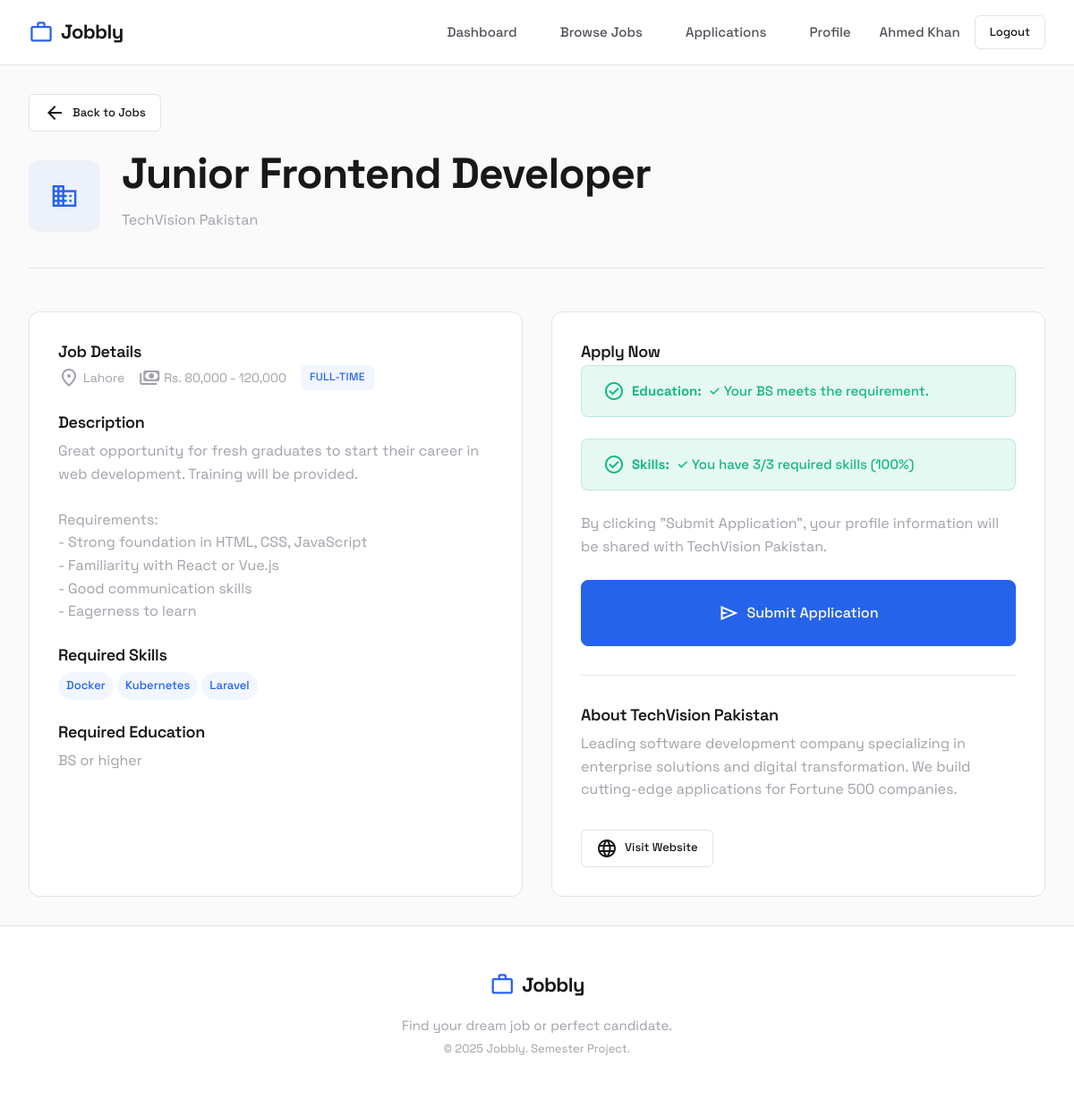
The app's page /seeker/apply.php?job=2 (signed in) with its own data.
### tables this page shows
CREATE TABLE jobs (
    job_id INT AUTO_INCREMENT PRIMARY KEY,
    company_id INT NOT NULL,
    title VARCHAR(255) NOT NULL,
    description TEXT,
    location VARCHAR(255),
    salary_min INT,
    salary_max INT,
    job_type ENUM('full-time', 'part-time', 'internship', 'contract', 'remote') DEFAULT 'full-time',
    required_skills TEXT,
    required_education ENUM('Matric', 'Inter', 'BS', 'MS', 'PhD') DEFAULT 'Matric',
    posted_date TIMESTAMP DEFAULT CURRENT_TIMESTAMP,
    status ENUM('active', 'closed') DEFAULT 'active',
    FOREIGN KEY (company_id) REFERENCES companies(company_id) ON DELETE CASCADE
);

CREATE TABLE companies (
    company_id INT AUTO_INCREMENT PRIMARY KEY,
    user_id INT NOT NULL UNIQUE,
    company_name VARCHAR(255) NOT NULL,
    description TEXT,
    logo_url VARCHAR(255),
    website VARCHAR(255),
    contact_no VARCHAR(50),
    FOREIGN KEY (user_id) REFERENCES users(user_id) ON DELETE CASCADE
);

CREATE TABLE seekers (
    seeker_id INT AUTO_INCREMENT PRIMARY KEY,
    user_id INT NOT NULL UNIQUE,
    full_name VARCHAR(255) NOT NULL,
    pfp VARCHAR(255),
    resume_url VARCHAR(255),
    experience TEXT,
    education ENUM('Matric', 'Inter', 'BS', 'MS', 'PhD') DEFAULT 'Matric',
    FOREIGN KEY (user_id) REFERENCES users(user_id) ON DELETE CASCADE
);

### seeker/apply.php (the view, shortened to what this page needs)
<?php
$jobId = $_GET['job'] ?? null;
$db = getDB();
$seekerId = $_SESSION['seeker_id'];
$job = getJobById($jobId);
$stmt = $db->prepare("SELECT education FROM seekers WHERE seeker_id = ?");
$stmt->execute([$seekerId]);
$seekerEducation = $stmt->fetchColumn();
$seekerSkills = getSeekerSkillIdsArray($seekerId);
$educationEligible = meetsEducationRequirement($seekerEducation, $job['required_education']);
$skillMatch = getSkillMatchInfo($job['required_skills'], $seekerSkills);
$skillsEligible = $skillMatch['required'] == 0 || $skillMatch['percentage'] >= 50;
$isEligible = $educationEligible && $skillsEligible;
require_once __DIR__ . '/../includes/header.php';
?>
<div class="page-header">
    <a href="<?= SITE_URL ?>/seeker/browse-jobs.php" class="btn btn-sm mb-md">
        <span class="material-symbols-outlined">arrow_back</span>
        Back to Jobs
    </a>
    <div style="display: flex; align-items: center; gap: var(--space-lg);">
        <?= companyLogo($job['logo_url'], 'lg') ?>
        <div>
            <h1 class="page-title"><?= e($job['title']) ?></h1>
            <p class="page-subtitle"><?= e($job['company_name']) ?></p>
        </div>
    </div>
</div>
<div class="grid grid-2">
    <div class="card">
        <h3 class="card-title mb-lg">Job Details</h3>
        <div class="card-meta mb-lg">
            <span class="card-meta-item">
                <span class="material-symbols-outlined">location_on</span>
                <?= e($job['location'] ?: 'Remote') ?>
            </span>
            <span class="card-meta-item">
                <span class="material-symbols-outlined">payments</span>
                <?= formatSalary($job['salary_min'], $job['salary_max']) ?>
            </span>
            <span class="badge <?= getJobTypeBadge($job['job_type']) ?>"><?= e($job['job_type']) ?></span>
        </div>
        <h4 class="mb-sm">Description</h4>
        <p class="text-muted mb-lg"><?= nl2br(e($job['description'])) ?></p>
        <?php if ($job['required_skills']): ?>
        <h4 class="mb-sm">Required Skills</h4>
        <div class="skill-tags mb-lg">
            <?php foreach (getSkillNames($job['required_skills']) as $skill): ?>
                <span class="skill-tag"><?= e($skill) ?></span>
            <?php endforeach; ?>
        </div>
        <?php endif; ?>
        <h4 class="mb-sm">Required Education</h4>
        <p class="text-muted"><?= e($job['required_education']) ?> or higher</p>
    </div>
    <div class="card">
        <h3 class="card-title mb-lg">Apply Now</h3>
        <?php if (!$educationEligible): ?>
        <div class="alert alert-danger">
            <span class="material-symbols-outlined icon-valign">school</span>
            <strong>Education:</strong> Requires <strong><?= e($job['required_education']) ?></strong> or higher.
            You have <strong><?= e($seekerEducation) ?></strong>.
        </div>
        <?php else: ?>
        <div class="alert alert-success">
            <span class="material-symbols-outlined icon-valign">check_circle</span>
            <strong>Education:</strong> ✓ Your <?= e($seekerEducation) ?> meets the requirement.
        </div>
        <?php endif; ?>
        <?php if ($skillMatch['required'] > 0): ?>
            <?php if ($skillsEligible): ?>
            <div class="alert alert-success">
                <span class="material-symbols-outlined icon-valign">check_circle</span>
                <strong>Skills:</strong> ✓ You have <?= $skillMatch['matched'] ?>/<?= $skillMatch['required'] ?> required skills (<?= $skillMatch['percentage'] ?>%)
            </div>
            <?php endif; ?>
        <?php endif; ?>
        <?php if (!$isEligible): ?>
        <div class="mt-lg">
            <a href="<?= SITE_URL ?>/seeker/profile.php" class="btn btn-primary">
                <span class="material-symbols-outlined">edit</span>
                Update Your Profile
            </a>
        </div>
        <?php else: ?>
        <p class="text-muted mb-lg">
            By clicking "Submit Application", your profile information will be shared with <?= e($job['company_name']) ?>.
        </p>
        <form method="POST" action="" novalidate>
            <button type="submit" class="btn btn-primary btn-lg btn-block">
                <span class="material-symbols-outlined">send</span>
                Submit Application
            </button>
        </form>
        <?php endif; ?>
        <hr class="divider divider-lg">
        <h4 class="mb-sm">About <?= e($job['company_name']) ?></h4>
        <p class="text-muted"><?= e($job['company_desc'] ?: 'No company description available.') ?></p>
        <?php if ($job['website']): ?>
        <a href="<?= e($job['website']) ?>" target="_blank" class="btn btn-sm mt-md">
            <span class="material-symbols-outlined">language</span>
            Visit Website
        </a>
        <?php endif; ?>
    </div>
</div>
<?php require_once __DIR__ . '/../includes/footer.php'; ?>

### assets/css/variables.css (style rules this page uses)
:root { --primary: #2563eb; --primary-hover: #1d4ed8; --primary-light: #eff6ff; --primary-subtle: rgba(37, 99, 235, 0.06); --accent-yellow: #f59e0b; --accent-green: #10b981; --accent-red: #ef4444; --accent-purple: #8b5cf6; --success: #22c55e; --bg: #fafafa; --bg-alt: #ffffff; --bg-elevated: #ffffff; --text: #18181b; --text-secondary: #52525b; --text-muted: #a1a1aa; --border: #e4e4e7; --border-hover: #d4d4d8; --shadow-xs: 0 1px 2px rgba(0, 0, 0, 0.04); --shadow-sm: 0 2px 4px rgba(0, 0, 0, 0.04), 0 1px 2px rgba(0, 0, 0, 0.02); --shadow-md: 0 4px 12px rgba(0, 0, 0, 0.06), 0 2px 4px rgba(0, 0, 0, 0.04); --shadow-lg: 0 8px 24px rgba(0, 0, 0, 0.08), 0 4px 8px rgba(0, 0, 0, 0.04); --shadow-xl: 0 16px 48px rgba(0, 0, 0, 0.1); --ring: 0 0 0 3px rgba(37, 99, 235, 0.15); --space-xs: 0.25rem; --space-sm: 0.5rem; --space-md: 1rem; --space-lg: 1.5rem; --space-xl: 2rem; --space-2xl: 3rem; --space-3xl: 4rem; --border-width: 1px; --radius-sm: 6px; --radius-md: 8px; --radius-lg: 12px; --radius-xl: 16px; --radius-full: 9999px; --transition-fast: 0.15s ease; --transition: 0.2s ease; --transition-slow: 0.3s ease; }

### assets/css/style.css (style rules this page uses)
* { margin: 0; padding: 0; box-sizing: border-box; }
html { scroll-behavior: smooth; }
body { font-family: 'Space Grotesk', -apple-system, BlinkMacSystemFont, sans-serif; background: var(--bg); color: var(--text); line-height: 1.6; min-height: 100vh; display: flex; flex-direction: column; -webkit-font-smoothing: antialiased; -moz-osx-font-smoothing: grayscale; }
h1, h2, h3, h4, h5, h6 { font-weight: 600; line-height: 1.3; letter-spacing: -0.02em; color: var(--text); }
h1 { font-size: clamp(2rem, 5vw, 3rem); font-weight: 700; }
h3 { font-size: clamp(1.125rem, 3vw, 1.5rem); }
h4 { font-size: 1.125rem; }
p { margin-bottom: var(--space-md); color: var(--text-secondary); }
a { color: var(--primary); text-decoration: none; transition: all 0.2s ease; position: relative; }
.grid { display: grid; gap: var(--space-xl); }
.grid-2 { grid-template-columns: repeat(auto-fit, minmax(300px, 1fr)); }
.page-header { margin-bottom: var(--space-2xl); padding-bottom: var(--space-lg); border-bottom: var(--border-width) solid var(--border); }
.page-title { margin-bottom: var(--space-sm); }
.page-subtitle { color: var(--text-muted); }
.text-muted { color: var(--text-muted); }
.mt-md { margin-top: var(--space-md); }
.mb-sm { margin-bottom: var(--space-sm); }
.mb-md { margin-bottom: var(--space-md); }
.mb-lg { margin-bottom: var(--space-lg); }
.divider { border: none; border-top: 1px solid var(--border); margin: var(--space-md) 0; }
.divider-lg { margin: var(--space-xl) 0; }
.icon-valign { vertical-align: middle; }

### records on screen
jobs: title "Junior Frontend Developer", company.company_name "TechVision Pakistan", location "Lahore", formatSalary($job['salary_min'], $job['salary_max']) "Rs. 80,000 - 120,000", job_type "FULL-TIME", description "Great opportunity for fresh graduates to start their career in web development. Training will be provided. Requirements: - Strong foundation in HTML, CSS, JavaScript - Familiarity with React or Vue.js - Good communication skills - Eagerness to learn", required_education "BS", company.description "Leading software development company specializing in enterprise solutions and digital transformation. We build cutting-edge applications for Fortune 500 companies."
seekers: education "BS"

### other values on screen
SITE_NAME "Jobbly"
$_SESSION['company_name'] "Ahmed Khan"
$skill "Docker"
$skill "Kubernetes"
$skill "Laravel"
$skillMatch['matched'] "3"
$skillMatch['required'] "3"
$skillMatch['percentage'] "100"
